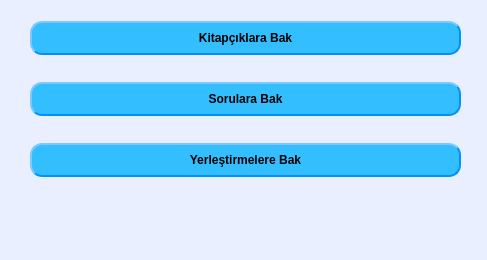
<?xml version="1.0" encoding="UTF-8"?>
<ui version="4.0">
 <class>WindowMBak</class>
 <widget class="QMainWindow" name="WindowMBak">
  <property name="geometry">
   <rect>
    <x>0</x>
    <y>0</y>
    <width>487</width>
    <height>260</height>
   </rect>
  </property>
  <property name="windowTitle">
   <string>MainWindow</string>
  </property>
  <property name="styleSheet">
   <string notr="true">  background-color: rgb(233, 239, 255);
</string>
  </property>
  <widget class="QWidget" name="centralwidget">
   <widget class="QWidget" name="verticalLayoutWidget">
    <property name="geometry">
     <rect>
      <x>30</x>
      <y>0</y>
      <width>431</width>
      <height>201</height>
     </rect>
    </property>
    <layout class="QVBoxLayout" name="verticalLayout">
     <item>
      <widget class="QPushButton" name="btKBak">
       <property name="styleSheet">
        <string notr="true">    background-color: rgb(51, 191, 255);
    border-style: outset;
    border-width: 2px;
    border-radius: 12px;
    border-color: rgb(0, 145, 255);
    font: bold 12px;
    min-width: 10em;
    padding: 8px;</string>
       </property>
       <property name="text">
        <string>Kitapçıklara Bak</string>
       </property>
      </widget>
     </item>
     <item>
      <widget class="QPushButton" name="btSBak">
       <property name="styleSheet">
        <string notr="true">    background-color: rgb(51, 191, 255);
    border-style: outset;
    border-width: 2px;
    border-radius: 12px;
    border-color: rgb(0, 145, 255);
    font: bold 12px;
    min-width: 10em;
    padding: 8px;</string>
       </property>
       <property name="text">
        <string>Sorulara Bak</string>
       </property>
      </widget>
     </item>
     <item>
      <widget class="QPushButton" name="btBak">
       <property name="styleSheet">
        <string notr="true">    background-color: rgb(51, 191, 255);
    border-style: outset;
    border-width: 2px;
    border-radius: 12px;
    border-color: rgb(0, 145, 255);
    font: bold 12px;
    min-width: 10em;
    padding: 8px;</string>
       </property>
       <property name="text">
        <string>Yerleştirmelere Bak</string>
       </property>
      </widget>
     </item>
    </layout>
   </widget>
  </widget>
  <widget class="QMenuBar" name="menubar">
   <property name="geometry">
    <rect>
     <x>0</x>
     <y>0</y>
     <width>487</width>
     <height>23</height>
    </rect>
   </property>
  </widget>
  <widget class="QStatusBar" name="statusbar"/>
 </widget>
 <resources/>
 <connections/>
</ui>
